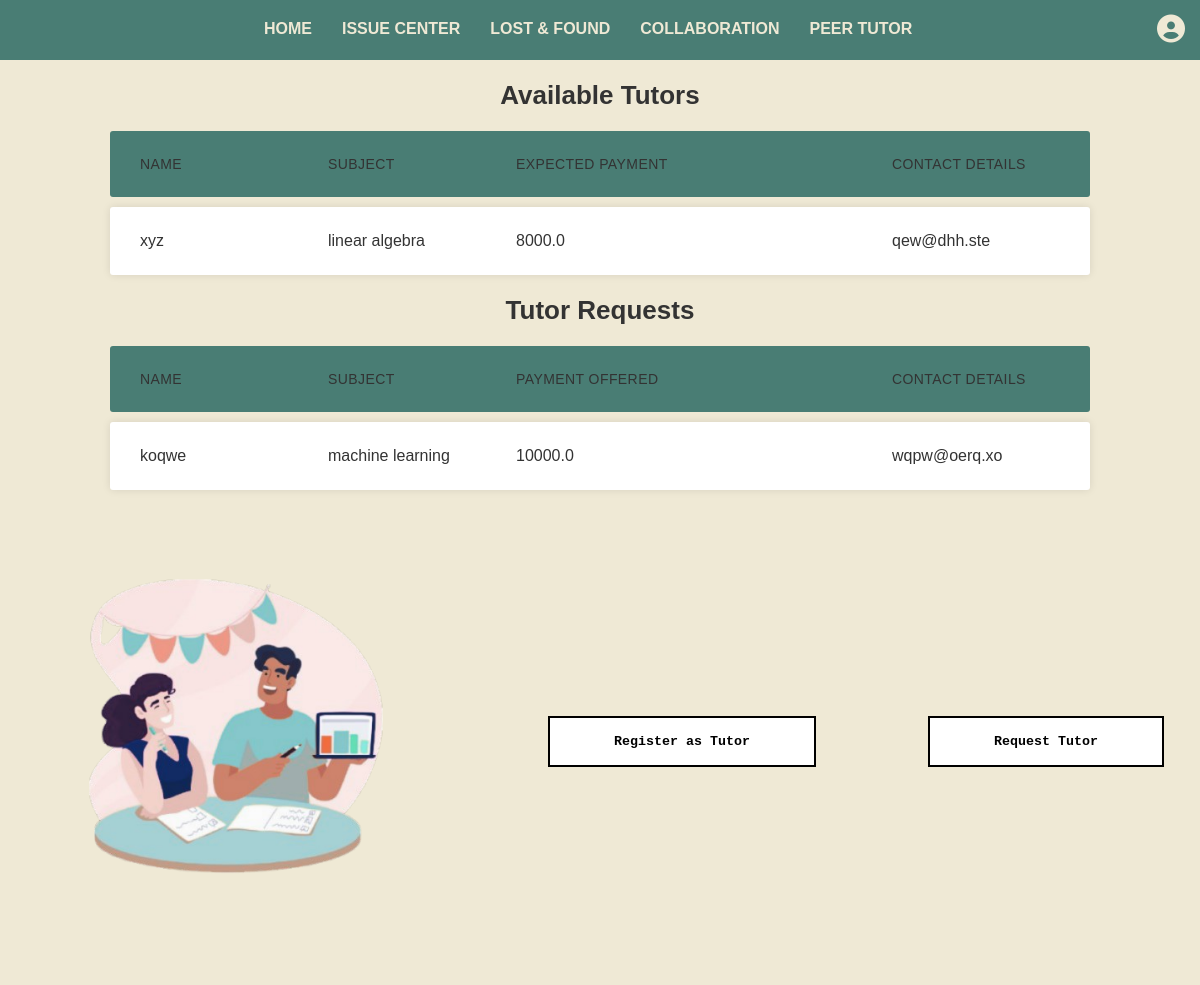
The page /peertutor/ on the database its author committed.
### wordleapp/models.py (models this page shows)
class Tutor(models.Model):
    name = models.CharField(max_length=255)
    subject = models.CharField(max_length=255)
    contact = models.CharField(max_length=15, null=True, blank=True)
    payment = models.FloatField()

class TutorWanted(models.Model):
    name = models.CharField(max_length=255)
    subject = models.CharField(max_length=255)
    contact = models.CharField(max_length=15, null=True, blank=True)
    payment = models.FloatField()

### wordleapp/views.py (the view)
# urls.py: path('peertutor/', views.peertutor, name='peertutor'),
def peertutor(request):
    context = {
        'tutors' : Tutor.objects.all(),
        'tutors_wanted' : TutorWanted.objects.all()
    }
    return render(request, "wordleapp/peertutor.html", context)

### wordleapp/templates/wordleapp/peertutor.html (shortened to what this page needs)
<!DOCTYPE html>
<html lang="en">
<head>
    {% load static %}
    <link rel="stylesheet" href="{% static 'wordleapp/lostandfound.css' %}" />
    <link rel="stylesheet" href="https://cdnjs.cloudflare.com/ajax/libs/font-awesome/6.5.1/css/all.min.css">
</head>
<body>
  <nav class="navbar">
    <div class="nav-container">
      <ul class="nav-menu">
        <li><a href="http://127.0.0.1:8000/home/">Home</a></li>
          <li><a href="http://127.0.0.1:8000/issuecentral/">Issue Center</a></li>
          <li><a href="http://127.0.0.1:8000/lostandfound/">Lost & Found</a></li>
          <li><a href="http://127.0.0.1:8000/collaboration/">Collaboration</a></li>
          <li><a href="http://127.0.0.1:8000/peertutor/">Peer Tutor</a></li>
      </ul>
      <div class="profile-icon">
        <i class="fa-solid fa-user-circle"></i>
      </div>
    </div>
  </nav>
    <div class="container">
        <h2>Available Tutors</h2>
        <ul class="responsive-table">
          <li class="table-header">
            <div class="col col-1" style="flex-basis: 20%;">Name</div>
            <div class="col col-2" style="flex-basis: 20%;">Subject</div>
            <div class="col col-3" style="flex-basis: 40%;">Expected Payment</div>
            <div class="col col-4" style="flex-basis: 20%;">Contact Details</div>
          </li>
          {% for tutor in tutors %}
          <li class="table-row">
            <div class="col col-1" style="flex-basis: 20%;">{{ tutor.name }}</div>
            <div class="col col-2" style="flex-basis: 20%;">{{ tutor.subject }}</div>
            <div class="col col-3" style="flex-basis: 40%;">{{ tutor.payment }}</div>
            <div class="col col-4" style="flex-basis: 20%;">{{ tutor.contact }}</div>
          </li>
          {% endfor %}
        </ul>
    </div>
    <div class="container">
        <h2>Tutor Requests</h2>
        <ul class="responsive-table">
          <li class="table-header">
            <div class="col col-1" style="flex-basis: 20%;">Name</div>
            <div class="col col-2" style="flex-basis: 20%;">Subject</div>
            <div class="col col-3" style="flex-basis: 40%;">Payment Offered</div>
            <div class="col col-4" style="flex-basis: 20%;">Contact Details</div>
          </li>
          {% for tutorwanted in tutors_wanted %}
          <li class="table-row">
            <div class="col col-1" style="flex-basis: 20%;">{{ tutorwanted.name }}</div>
            <div class="col col-2" style="flex-basis: 20%;">{{ tutorwanted.subject }}</div>
            <div class="col col-3" style="flex-basis: 40%;">{{ tutorwanted.payment }}</div>
            <div class="col col-4" style="flex-basis: 20%;">{{ tutorwanted.contact }}</div>
          </li>
          {% endfor %}
        </ul>
    </div>
  <div style="display:flex; flex-direction: row; justify-content: space-between; align-items: center; margin:3%">
    <img src="{% static 'wordleapp/peertutor.png' %}" alt="Description of the image" style="width:400px; height:auto;">
            <a href="http://127.0.0.1:8000/tutor-form/">
          <button>
            <span aria-hidden="true">Register as Tutor</span>
            <span>Register as Tutor</span>
          </button>
          </a>
          <a href="http://127.0.0.1:8000/tutorwanted-form/">
          <button>
            <span aria-hidden="true">Request Tutor</span>
            <span>Request Tutor</span>
          </button>
          </a>
        </div>
    </body>
</html>

### wordleapp/static/wordleapp/lostandfound.css (style rules this page uses)
body { font-family: 'lato', sans-serif; background-color: #EFE9D5; width: 100%; max-width: 100% }
* { margin: 0; padding: 0; box-sizing: border-box; }
.navbar { background-color: #497D74; padding: 15px; position: sticky; top: 0; height: 60px; z-index: 100; }
.nav-container { display: flex; justify-content: space-between; align-items: center; }
.nav-menu { display: flex; list-style: none; }
.nav-menu li { margin: 0 15px; }
.nav-menu a { color: #EFE9D5; text-decoration: none; font-size: 16px; text-transform: uppercase; font-weight: bold; transition: color 0.3s ease; }
.profile-icon i { font-size: 28px; color: #EFE9D5; cursor: pointer; }
.container { max-width: 1000px; margin-left: auto; margin-right: auto; padding-left: 10px; padding-right: 10px; }
:root { --bg-color-1: #ffffff; --bg-color-2: #497D74; --bg-color-3: #71BBB2; --padding: 1rem 4rem; --font-family: monospace; --step: 0.5rem; }
button { --active: 0; color: rgb(0, 0, 0); border-radius: 4px; position: relative; cursor: pointer; font-family: var(--font-family); font-weight: bold; border: 0; background: transparent; padding: 0; }
button span:first-of-type { padding: var(--padding); }
button span:not(:first-of-type) { position: absolute; }
[aria-hidden] { color: transparent; }
button span { inset: 0; display: grid; background: var(--bg); place-items: center; transition: 0.2s ease; border: 2px solid black; translate: calc((var(--active) * var(--coefficient, 0)) * (var(--step) * -1)) calc((var(--active) * var(--coefficient, 0)) * (var(--step) * -1)) ; }
span:nth-of-type(1) { --bg: var(--bg-color-3); }
span:nth-of-type(3) { --coefficient: 2; --bg: var(--bg-color-1); }

### wordleapp/templates/wordleapp/peertutor.html (style rules this page uses)
* { margin: 0; padding: 0; box-sizing: border-box; }
body { font-family: Arial, sans-serif; background-color: #EFE9D5; color: #333; }
.navbar { background-color: #497D74; position: sticky; top: 0; height: 60px; z-index: 100; }
.nav-container { display: flex; justify-content: space-between; align-items: center; margin-left: 20%; }
.nav-menu { display: flex; list-style: none; }
.nav-menu li { margin: 0 15px; }
.nav-menu a { color: #EFE9D5; text-decoration: none; font-size: 16px; text-transform: uppercase; font-weight: bold; transition: color 0.3s ease; }
.profile-icon i { font-size: 28px; color: #EFE9D5; cursor: pointer; }

### rows shown on the page
Tutor: name "xyz", subject "linear algebra", payment "8000.0", contact "qew@dhh.ste"
TutorWanted: name "koqwe", subject "machine learning", payment "10000.0", contact "wqpw@oerq.xo"
